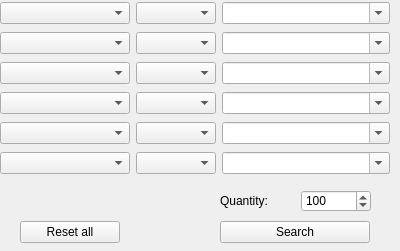
         <widget class="QWidget" name="advancedSearch">
          <property name="geometry">
           <rect>
            <x>0</x>
            <y>0</y>
            <width>400</width>
            <height>251</height>
           </rect>
          </property>
          <attribute name="label">
           <string>Advanced Search</string>
          </attribute>
          <widget class="QWidget" name="horizontalLayoutWidget_7">
           <property name="geometry">
            <rect>
             <x>0</x>
             <y>220</y>
             <width>391</width>
             <height>25</height>
            </rect>
           </property>
           <layout class="QHBoxLayout" name="horizontalLayout_7">
            <property name="spacing">
             <number>80</number>
            </property>
            <property name="leftMargin">
             <number>0</number>
            </property>
            <item>
             <widget class="QPushButton" name="advResetButton">
              <property name="maximumSize">
               <size>
                <width>100</width>
                <height>16777215</height>
               </size>
              </property>
              <property name="layoutDirection">
               <enum>Qt::LayoutDirection::LeftToRight</enum>
              </property>
              <property name="text">
               <string>Reset all</string>
              </property>
             </widget>
            </item>
            <item>
             <widget class="QPushButton" name="advSearchButton">
              <property name="maximumSize">
               <size>
                <width>150</width>
                <height>16777215</height>
               </size>
              </property>
              <property name="text">
               <string>Search</string>
              </property>
             </widget>
            </item>
           </layout>
          </widget>
          <widget class="QWidget" name="widget_4" native="true">
           <property name="geometry">
            <rect>
             <x>0</x>
             <y>0</y>
             <width>390</width>
             <height>180</height>
            </rect>
           </property>
           <property name="minimumSize">
            <size>
             <width>390</width>
             <height>0</height>
            </size>
           </property>
           <layout class="QVBoxLayout" name="verticalLayout">
            <item>
             <layout class="QHBoxLayout" name="filterHorizontal1">
              <item>
               <widget class="QComboBox" name="filter1">
                <property name="minimumSize">
                 <size>
                  <width>130</width>
                  <height>0</height>
                 </size>
                </property>
                <property name="maximumSize">
                 <size>
                  <width>130</width>
                  <height>16777215</height>
                 </size>
                </property>
                <property name="editable">
                 <bool>false</bool>
                </property>
                <property name="maxVisibleItems">
                 <number>20</number>
                </property>
               </widget>
              </item>
              <item>
               <widget class="QComboBox" name="operator1">
                <property name="maximumSize">
                 <size>
                  <width>80</width>
                  <height>16777215</height>
                 </size>
                </property>
               </widget>
              </item>
              <item>
               <widget class="QComboBox" name="value1">
                <property name="editable">
                 <bool>true</bool>
                </property>
               </widget>
              </item>
             </layout>
            </item>
            <item>
             <layout class="QHBoxLayout" name="filterHorizontal2">
              <item>
               <widget class="QComboBox" name="filter2">
                <property name="minimumSize">
                 <size>
                  <width>130</width>
                  <height>0</height>
                 </size>
                </property>
                <property name="maximumSize">
                 <size>
                  <width>130</width>
                  <height>16777215</height>
                 </size>
                </property>
                <property name="maxVisibleItems">
                 <number>20</number>
                </property>
               </widget>
              </item>
              <item>
               <widget class="QComboBox" name="operator2">
                <property name="maximumSize">
                 <size>
                  <width>80</width>
                  <height>16777215</height>
                 </size>
                </property>
               </widget>
              </item>
              <item>
               <widget class="QComboBox" name="value2">
                <property name="editable">
                 <bool>true</bool>
                </property>
               </widget>
              </item>
             </layout>
            </item>
            <item>
             <layout class="QHBoxLayout" name="filterHorizontal3">
              <item>
               <widget class="QComboBox" name="filter3">
                <property name="minimumSize">
                 <size>
                  <width>130</width>
                  <height>0</height>
                 </size>
                </property>
                <property name="maximumSize">
                 <size>
                  <width>130</width>
                  <height>16777215</height>
                 </size>
                </property>
                <property name="maxVisibleItems">
                 <number>20</number>
                </property>
               </widget>
              </item>
              <item>
               <widget class="QComboBox" name="operator3">
                <property name="maximumSize">
                 <size>
                  <width>80</width>
                  <height>16777215</height>
                 </size>
                </property>
               </widget>
              </item>
              <item>
               <widget class="QComboBox" name="value3">
                <property name="editable">
                 <bool>true</bool>
                </property>
               </widget>
              </item>
             </layout>
            </item>
            <item>
             <layout class="QHBoxLayout" name="filterHorizontal4">
              <item>
               <widget class="QComboBox" name="filter4">
                <property name="minimumSize">
                 <size>
                  <width>130</width>
                  <height>0</height>
                 </size>
                </property>
                <property name="maximumSize">
                 <size>
                  <width>130</width>
                  <height>16777215</height>
                 </size>
                </property>
                <property name="maxVisibleItems">
                 <number>20</number>
                </property>
               </widget>
              </item>
              <item>
               <widget class="QComboBox" name="operator4">
                <property name="maximumSize">
                 <size>
                  <width>80</width>
                  <height>16777215</height>
                 </size>
                </property>
               </widget>
              </item>
              <item>
               <widget class="QComboBox" name="value4">
                <property name="editable">
                 <bool>true</bool>
                </property>
               </widget>
              </item>
             </layout>
            </item>
            <item>
             <layout class="QHBoxLayout" name="filterHorizontal5">
              <item>
               <widget class="QComboBox" name="filter5">
                <property name="minimumSize">
                 <size>
                  <width>130</width>
                  <height>0</height>
                 </size>
                </property>
                <property name="maximumSize">
                 <size>
                  <width>130</width>
                  <height>16777215</height>
                 </size>
                </property>
                <property name="maxVisibleItems">
                 <number>20</number>
                </property>
               </widget>
              </item>
              <item>
               <widget class="QComboBox" name="operator5">
                <property name="maximumSize">
                 <size>
                  <width>80</width>
                  <height>16777215</height>
                 </size>
                </property>
               </widget>
              </item>
              <item>
               <widget class="QComboBox" name="value5">
                <property name="editable">
                 <bool>true</bool>
                </property>
               </widget>
              </item>
             </layout>
            </item>
            <item>
             <layout class="QHBoxLayout" name="filterHorizontal6">
              <item>
               <widget class="QComboBox" name="filter6">
                <property name="minimumSize">
                 <size>
                  <width>130</width>
                  <height>0</height>
                 </size>
                </property>
                <property name="maximumSize">
                 <size>
                  <width>130</width>
                  <height>16777215</height>
                 </size>
                </property>
                <property name="maxVisibleItems">
                 <number>20</number>
                </property>
               </widget>
              </item>
              <item>
               <widget class="QComboBox" name="operator6">
                <property name="maximumSize">
                 <size>
                  <width>80</width>
                  <height>16777215</height>
                 </size>
                </property>
               </widget>
              </item>
              <item>
               <widget class="QComboBox" name="value6">
                <property name="editable">
                 <bool>true</bool>
                </property>
               </widget>
              </item>
             </layout>
            </item>
           </layout>
          </widget>
          <widget class="QWidget" name="layoutWidget">
           <property name="geometry">
            <rect>
             <x>220</x>
             <y>190</y>
             <width>151</width>
             <height>22</height>
            </rect>
           </property>
           <layout class="QHBoxLayout" name="horizontalLayout_8">
            <property name="spacing">
             <number>10</number>
            </property>
            <item>
             <widget class="QLabel" name="label_7">
              <property name="autoFillBackground">
               <bool>false</bool>
              </property>
              <property name="styleSheet">
               <string notr="true"/>
              </property>
              <property name="text">
               <string>Quantity:</string>
              </property>
             </widget>
            </item>
            <item>
             <widget class="QSpinBox" name="advQuantity">
              <property name="minimumSize">
               <size>
                <width>50</width>
                <height>0</height>
               </size>
              </property>
              <property name="styleSheet">
               <string notr="true"/>
              </property>
              <property name="minimum">
               <number>1</number>
              </property>
              <property name="maximum">
               <number>300</number>
              </property>
              <property name="singleStep">
               <number>50</number>
              </property>
              <property name="value">
               <number>100</number>
              </property>
             </widget>
            </item>
           </layout>
          </widget>
          <widget class="QLabel" name="advSearchInfoLabel">
           <property name="geometry">
            <rect>
             <x>20</x>
             <y>190</y>
             <width>128</width>
             <height>19</height>
            </rect>
           </property>
           <property name="text">
            <string/>
           </property>
          </widget>
         </widget>
